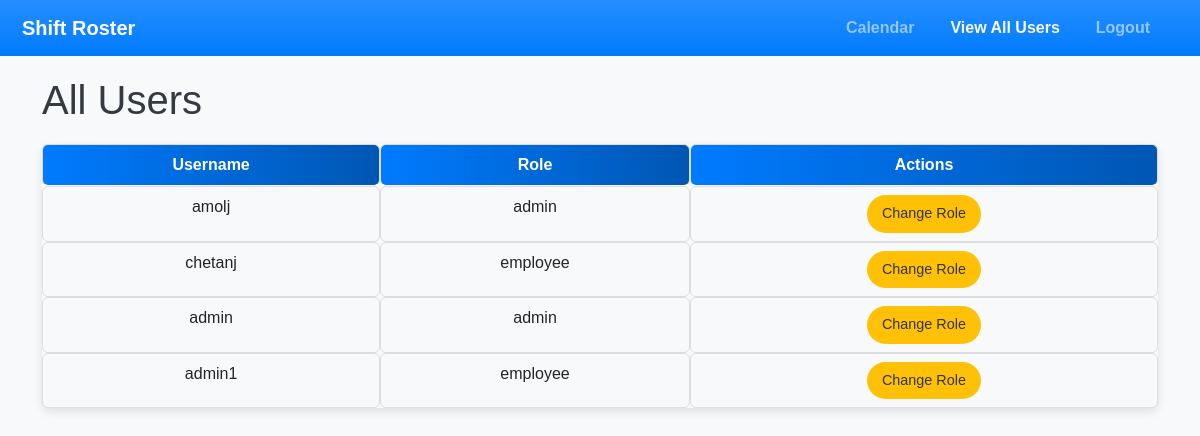
Before: /users (signed in) with the older database file.
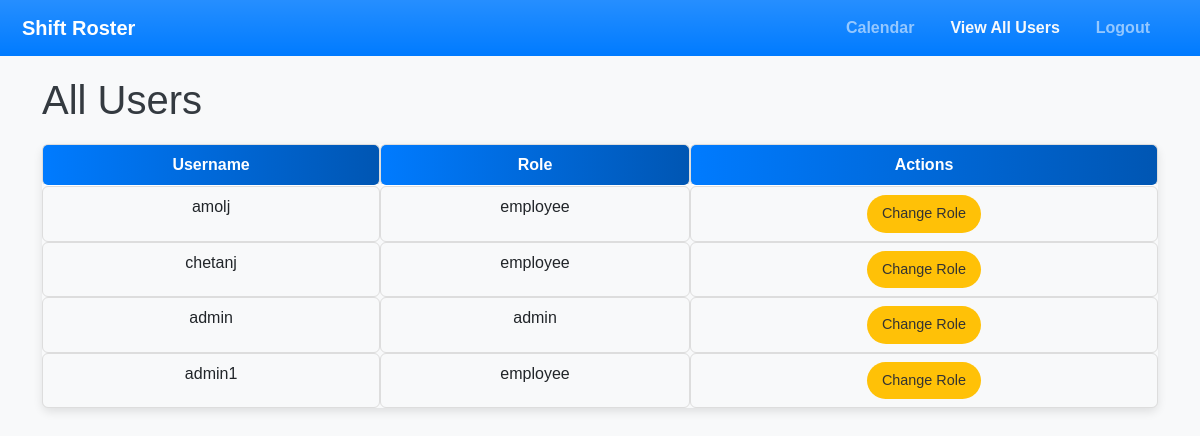
After: the same page with the newer database file.
### app.py (models this page shows, shortened)
class User(db.Model, UserMixin):  # Inherit from UserMixin
    id = db.Column(db.Integer, primary_key=True)
    username = db.Column(db.String(120), unique=True, nullable=False)
    password = db.Column(db.String(120), nullable=False)
    role = db.Column(db.String(20), nullable=False, default='employee')  # Role for admin/employee

### app.py (the view)
@app.route('/users')
@login_required
def users():
    if current_user.role != 'admin':
        flash("You do not have permission to access this page.", "danger")
        return redirect(url_for('index'))
    users = User.query.all()
    return render_template('users.html', users=users)

### app.py (called while the page is built)
@login_manager.user_loader
def load_user(user_id):
    return User.query.get(int(user_id))  # Load user by ID

### templates/users.html
{% extends 'base.html' %}
{% block content %}
    <h1>All Users</h1>
    <table class="table">
        <thead>
            <tr>
                <th>Username</th>
                <th>Role</th>
                <th>Actions</th>
            </tr>
        </thead>
        <tbody>
            {% for user in users %}
                <tr>
                    <td>{{ user.username }}</td>
                    <td>{{ user.role }}</td>
                    <td>
                        {% if session['role'] == 'admin' %}
                            <a href="{{ url_for('change_role', user_id=user.id) }}" class="btn btn-warning btn-sm">Change Role</a>
                        {% endif %}
                    </td>
                </tr>
            {% endfor %}
        </tbody>
    </table>
{% endblock %}

### templates/base.html (shortened to what this page needs)
<!DOCTYPE html>
<html lang="en">
<head>
    <link href="https://cdn.jsdelivr.net/npm/bootstrap@5.1.0/dist/css/bootstrap.min.css" rel="stylesheet">
    <link rel="stylesheet" href="{{ url_for('static', filename='css/style.css') }}">
    <link href="https://cdn.jsdelivr.net/npm/fullcalendar@3.2.0/dist/fullcalendar.min.css" rel="stylesheet">
</head>
<body>
    {% if session.get('user_id') %}
        <nav class="navbar navbar-expand-lg navbar-dark bg-gradient">
            <div class="container-fluid">
                <a class="navbar-brand" href="{{ url_for('index') }}">Shift Roster</a>
                <div class="collapse navbar-collapse" id="navbarNav">
                    <ul class="navbar-nav ms-auto">
                        <li class="nav-item">
                            <a class="nav-link {% if request.endpoint == 'calendar_view' %} active {% endif %}" href="{{ url_for('calendar_view') }}">Calendar</a>
                        </li>
                        {% if session['role'] == 'admin' %}
                            <li class="nav-item">
                                <a class="nav-link {% if request.endpoint == 'users' %} active {% endif %}" href="{{ url_for('users') }}">View All Users</a>
                            </li>
                        {% endif %}
                        <li class="nav-item">
                            <a class="nav-link {% if request.endpoint == 'logout' %} active {% endif %}" href="{{ url_for('logout') }}">Logout</a>
                        </li>
                    </ul>
                </div>
            </div>
        </nav>
    {% endif %}
    <div class="container">
        {% block content %}{% endblock %}
    </div>
</body>
</html>

### static/css/style.css (style rules this page uses)
body { font-family: Arial, sans-serif; background-color: #f8f9fa; color: #343a40; margin: 0; padding: 0; }
.container { margin-top: 20px; margin-bottom: 20px; }
nav { background-color: #007bff; padding: 10px; }
nav ul { list-style-type: none; padding: 0; margin: 0; display: flex; }
nav li { margin-right: 20px; }
nav a { color: rgb(248, 247, 248); text-decoration: none; font-weight: bold; }
.nav-link { transition: color 0.3s ease; }
.nav-link.active { font-weight: bold; color: #f8f9fa !important; }
a { color: #007bff; }
table { width: 100%; margin-top: 20px; border-collapse: separate; border-spacing: 0; border-radius: 8px; box-shadow: 0 4px 10px rgba(0, 0, 0, 0.1); }
table th, table td { text-align: center; padding: 15px 20px; border: 1px solid #ddd; font-size: 1rem; border-radius: 6px; transition: all 0.3s ease; }
table th { background: linear-gradient(90deg, #007bff, #0056b3); color: white; font-weight: bold; }
table .btn { padding: 8px 15px; font-size: 0.9rem; border-radius: 20px; transition: all 0.3s ease; }
table .btn-warning { background-color: #ffc107; color: #333; border: none; }

Changed rows visible on the page:
changed User "amolj": role "admin" → "employee"
